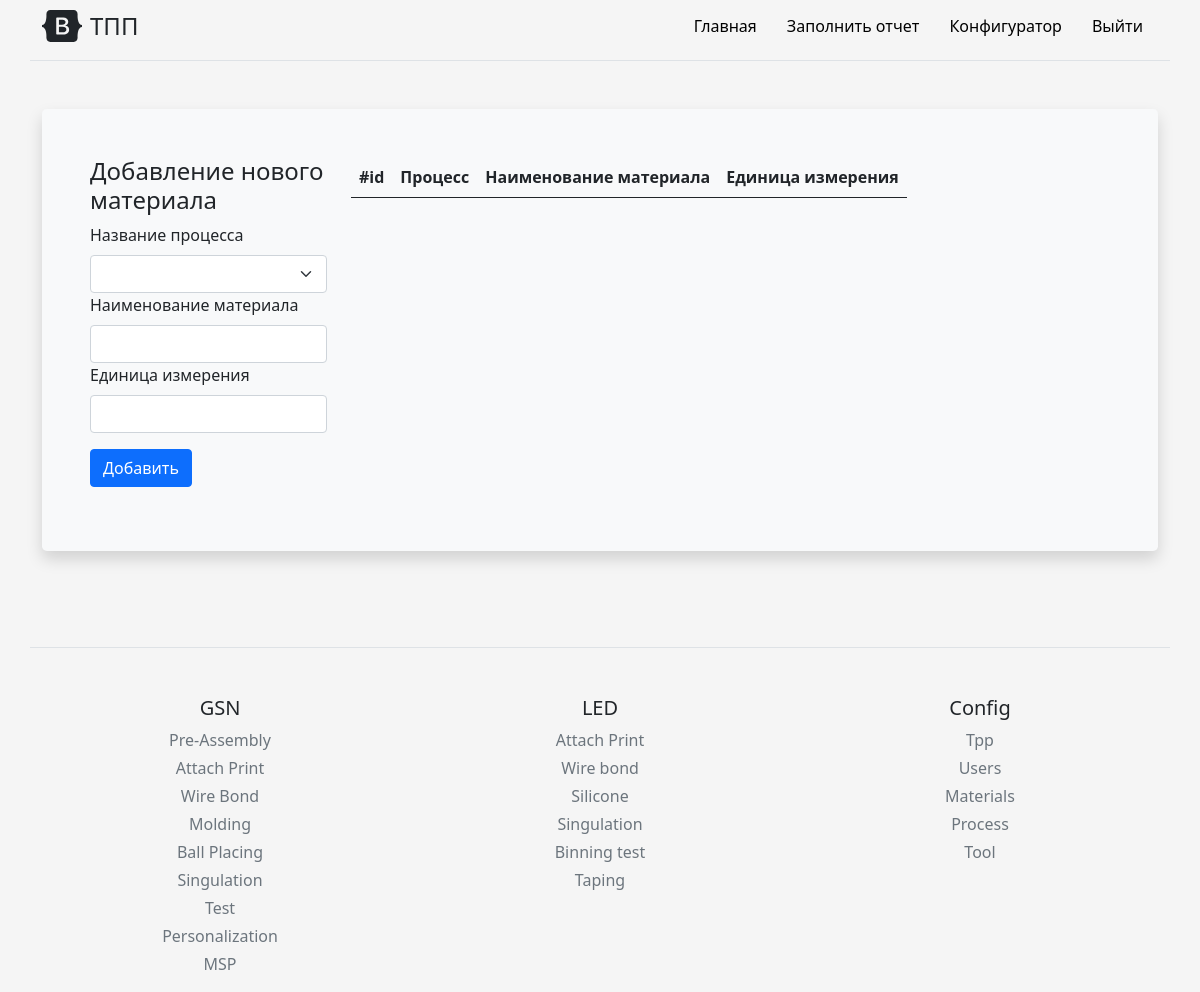
The page /add_materials (signed in) on the database as committed earlier.
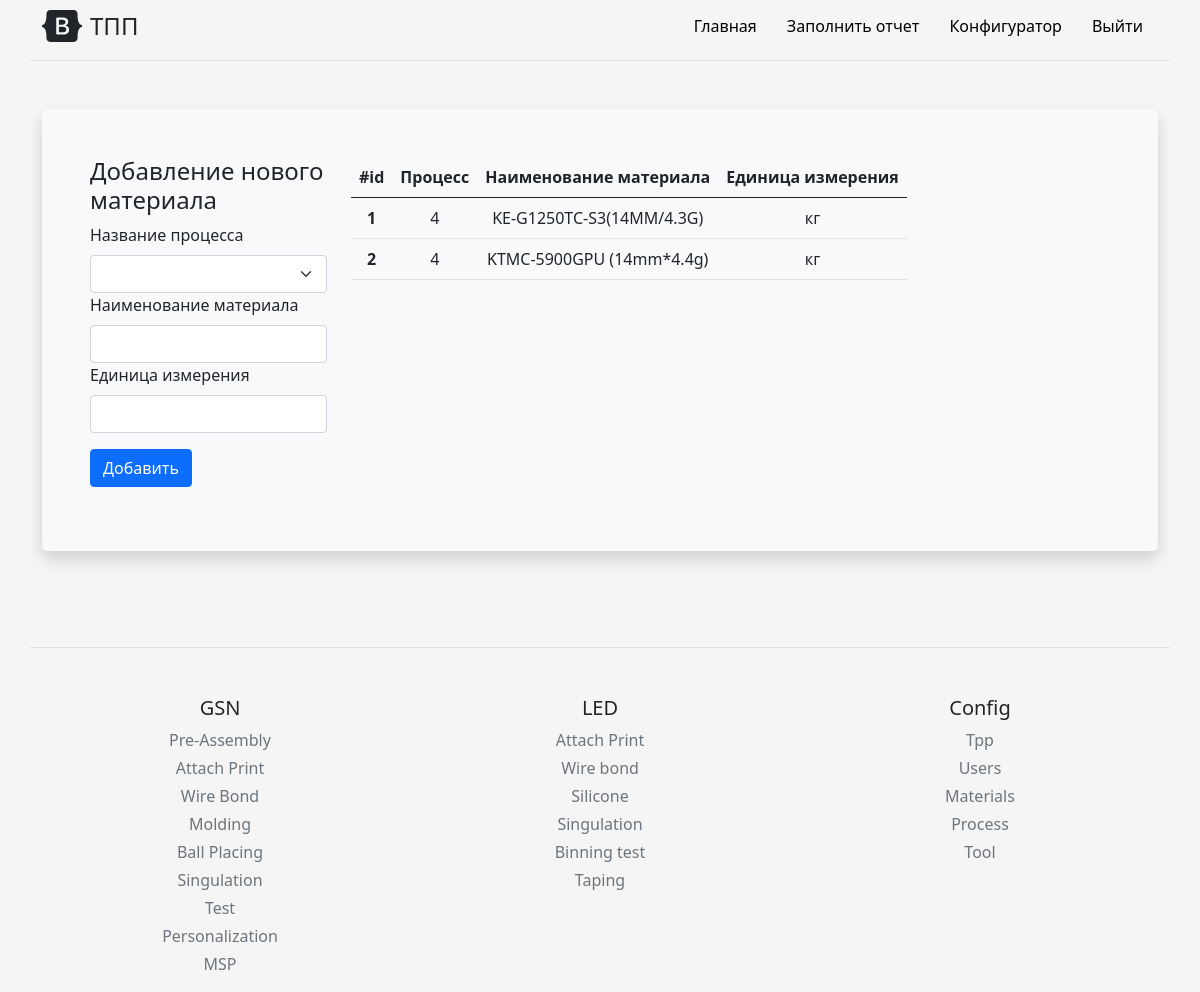
The same page on the database as committed later.
### models.py (models this page shows, shortened)
class Materials(db.Model):
    id = db.Column(db.Integer, primary_key=True)
    process_id = db.Column(db.Integer, db.ForeignKey('process.id'))
    material = db.Column(db.Text, nullable=False)
    unit = db.Column(db.Text, nullable=False)

### routes.py (the view, shortened to what this page needs)
@app_routes.route('/add_materials', methods=["POST", "GET"])
def add_materials():
    from main import db
    from models import Materials, Process
    materials = db.session.query(Materials).all()
    process = db.session.query(Process).all()
    return render_template('config_folder/add_materials.html', materials=materials, process=process)

### main.py (called while the page is built)
@login_manager.user_loader
def load_user(id):
    from models import User
    return User.query.get(int(id))

### templates/config_folder/add_materials.html (shortened to what this page needs)
{% extends 'base.html' %}
{% block body %}
<div class="container py-4">
    <div class="p-5 mb-4 bg-light rounded-3 shadow">
        <div class="row align-items-md-stretch">
            <form class="col-md-3" method="post">
                <h4>Добавление нового материала</h4>
                <div class="col-sm-12">
                    <label for="process" class="form-label">Название процесса</label>
                    <select class="form-select" name="process" id="process" required>
                        <option></option>
                        {% for i in process %}
                        <option>{{i.process}}</option>
                        {% endfor %}
                    </select>
                </div>
                <div class="col-sm-12">
                    <label for="material" class="form-label">Наименование материала</label>
                    <input type="text" class="form-control" name="material" id="material" required>
                </div>
                <div class="col-sm-12">
                    <label for="unit" class="form-label">Единица измерения</label>
                    <input type="text" class="form-control" name="unit" id="unit" required>
                </div>
                <div class="py-3">
                    <button class="btn btn-m btn-primary btn-block" type="submit" name="btn" value="add"> Добавить </button>
                </div>
            </form>
            <div class="col-md-9">
                <table class="table table-hover">
                    <thead>
                        <tr>
                        <th scope="col">#id</th>
                        <th scope="col">Процесс</th>
                        <th scope="col">Наименование материала</th>
                        <th scope="col">Единица измерения</th>
                        </tr>
                    </thead>
                    <tbody>
                        {% for item in materials %}
                        <tr>
                        <th scope="row" name="up_table_id">{{item.id}}</th>
                        <td name="up_table_prod_name">{{item.process_id}}</td>
                        <td name="up_table_prod_name">{{item.material}}</td>
                        <td name="up_table_number">{{item.unit}}</td>
                        </tr>
                        {% endfor %}
                    </tbody>
                </table>
            </div>
         </div>
    </div>
</div>
{% endblock %}

Rows that differ between the two databases and show on the page:
added Materials: id "1", process_id "4", material "KE-G1250TC-S3(14MM/4.3G)", unit "кг"
added Materials: id "2", process_id "4", material "KTMC-5900GPU (14mm*4.4g)", unit "кг"
